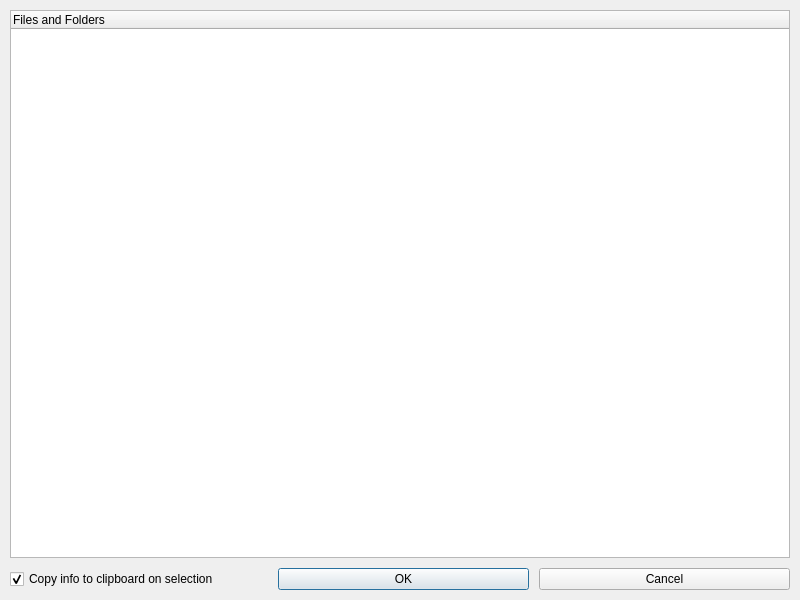
<?xml version="1.0" encoding="UTF-8"?>
<!--
 QLTOTapeMan - Qt-based LTO Tape Manager

 Copyright (c) 2026 Jeffrey ZHU (zhxsh1225@gmail.com)
 https://github.com/Gypsop/QLTOTapeMan
-->
<ui version="4.0">
 <class>FileBrowserDialog</class>
 <widget class="QDialog" name="FileBrowserDialog">
  <property name="geometry">
   <rect>
    <x>0</x>
    <y>0</y>
    <width>800</width>
    <height>600</height>
   </rect>
  </property>
  <property name="windowTitle">
   <string>File Browser</string>
  </property>
  <property name="modal">
   <bool>true</bool>
  </property>
  <layout class="QVBoxLayout" name="mainLayout">
   <property name="leftMargin">
    <number>10</number>
   </property>
   <property name="topMargin">
    <number>10</number>
   </property>
   <property name="rightMargin">
    <number>10</number>
   </property>
   <property name="bottomMargin">
    <number>10</number>
   </property>
   <property name="spacing">
    <number>10</number>
   </property>

   <!-- Tree Widget -->
   <item>
    <widget class="QTreeWidget" name="treeWidget">
     <property name="alternatingRowColors">
      <bool>true</bool>
     </property>
     <property name="selectionMode">
      <enum>QAbstractItemView::SingleSelection</enum>
     </property>
     <property name="contextMenuPolicy">
      <enum>Qt::CustomContextMenu</enum>
     </property>
     <column>
      <property name="text">
       <string>Files and Folders</string>
      </property>
     </column>
    </widget>
   </item>

   <!-- Bottom Panel -->
   <item>
    <layout class="QHBoxLayout" name="bottomLayout">
     <property name="spacing">
      <number>10</number>
     </property>

     <item>
      <widget class="QCheckBox" name="copyInfoCheckBox">
       <property name="text">
        <string>Copy info to clipboard on selection</string>
       </property>
       <property name="checked">
        <bool>true</bool>
       </property>
      </widget>
     </item>

     <item>
      <spacer name="bottomSpacer">
       <property name="orientation">
        <enum>Qt::Horizontal</enum>
       </property>
      </spacer>
     </item>

     <item>
      <widget class="QPushButton" name="okButton">
       <property name="text">
        <string>OK</string>
       </property>
       <property name="default">
        <bool>true</bool>
       </property>
      </widget>
     </item>

     <item>
      <widget class="QPushButton" name="cancelButton">
       <property name="text">
        <string>Cancel</string>
       </property>
      </widget>
     </item>
    </layout>
   </item>
  </layout>
 </widget>
 <resources/>
 <connections>
  <connection>
   <sender>okButton</sender>
   <signal>clicked()</signal>
   <receiver>FileBrowserDialog</receiver>
   <slot>accept()</slot>
   <hints>
    <hint type="sourcelabel">
     <x>20</x>
     <y>20</y>
    </hint>
    <hint type="destinationlabel">
     <x>20</x>
     <y>20</y>
    </hint>
   </hints>
  </connection>
  <connection>
   <sender>cancelButton</sender>
   <signal>clicked()</signal>
   <receiver>FileBrowserDialog</receiver>
   <slot>reject()</slot>
   <hints>
    <hint type="sourcelabel">
     <x>20</x>
     <y>20</y>
    </hint>
    <hint type="destinationlabel">
     <x>20</x>
     <y>20</y>
    </hint>
   </hints>
  </connection>
 </connections>
</ui>
